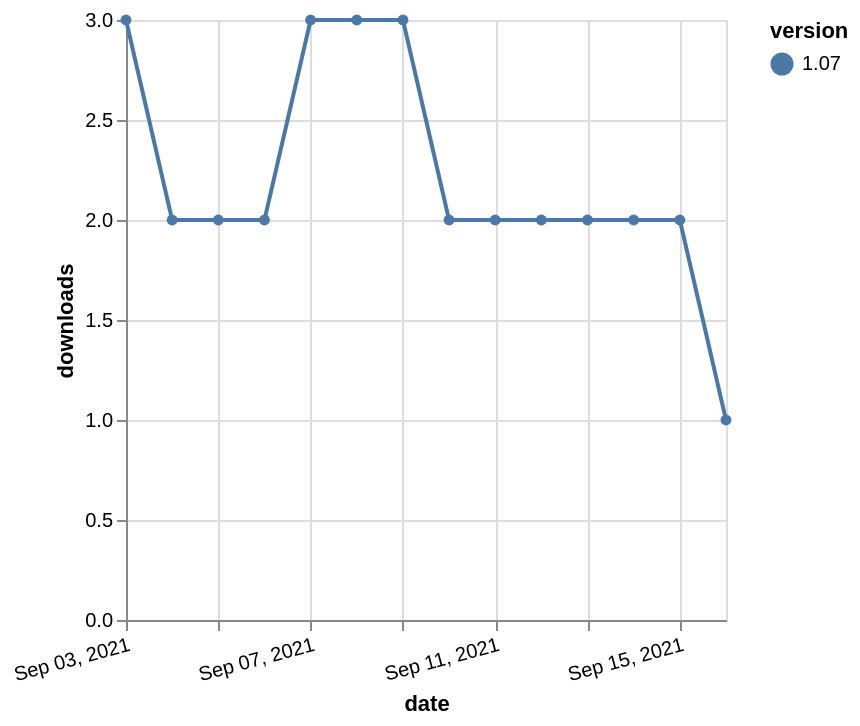

Here is the Vega-Lite specification saved for this chart:
### Vega-Lite specification from a JSON file in a GitHub repository (floating-point values rounded to 4 significant figures)
{"$schema": "https://vega.github.io/schema/vega-lite/v5.json", "description": "A simple bar chart with embedded data.", "data": {"values": [{"date": "2021-09-03", "total": 2792, "delta": 3, "version": "1.07"}, {"date": "2021-09-04", "total": 2794, "delta": 2, "version": "1.07"}, {"date": "2021-09-05", "total": 2796, "delta": 2, "version": "1.07"}, {"date": "2021-09-06", "total": 2798, "delta": 2, "version": "1.07"}, {"date": "2021-09-07", "total": 2801, "delta": 3, "version": "1.07"}, {"date": "2021-09-08", "total": 2804, "delta": 3, "version": "1.07"}, {"date": "2021-09-09", "total": 2807, "delta": 3, "version": "1.07"}, {"date": "2021-09-10", "total": 2809, "delta": 2, "version": "1.07"}, {"date": "2021-09-11", "total": 2811, "delta": 2, "version": "1.07"}, {"date": "2021-09-12", "total": 2813, "delta": 2, "version": "1.07"}, {"date": "2021-09-13", "total": 2815, "delta": 2, "version": "1.07"}, {"date": "2021-09-14", "total": 2817, "delta": 2, "version": "1.07"}, {"date": "2021-09-15", "total": 2819, "delta": 2, "version": "1.07"}, {"date": "2021-09-16", "total": 2820, "delta": 1, "version": "1.07"}]}, "width": "container", "mark": {"type": "line", "point": {"filled": true}}, "encoding": {"x": {"field": "date", "type": "temporal", "timeUnit": "yearmonthdate", "title": "date", "axis": {"labelAngle": -15}}, "y": {"field": "delta", "type": "quantitative", "title": "downloads"}, "color": {"field": "version", "type": "nominal"}, "tooltip": {"field": "delta"}}}
